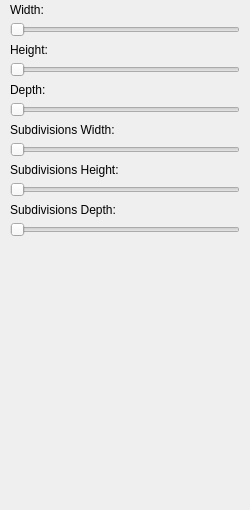
<?xml version="1.0" encoding="UTF-8"?>
<ui version="4.0">
 <class>wdg_cubePar</class>
 <widget class="QWidget" name="wdg_cubePar">
  <property name="geometry">
   <rect>
    <x>0</x>
    <y>0</y>
    <width>250</width>
    <height>510</height>
   </rect>
  </property>
  <property name="windowTitle">
   <string>Form</string>
  </property>
  <layout class="QVBoxLayout" name="lay_cubePar">
   <property name="spacing">
    <number>0</number>
   </property>
   <property name="leftMargin">
    <number>0</number>
   </property>
   <property name="topMargin">
    <number>0</number>
   </property>
   <property name="rightMargin">
    <number>0</number>
   </property>
   <property name="bottomMargin">
    <number>0</number>
   </property>
   <item>
    <widget class="QWidget" name="wdg_width" native="true">
     <property name="sizePolicy">
      <sizepolicy hsizetype="Preferred" vsizetype="Fixed">
       <horstretch>0</horstretch>
       <verstretch>0</verstretch>
      </sizepolicy>
     </property>
     <layout class="QVBoxLayout" name="lay_width">
      <property name="spacing">
       <number>5</number>
      </property>
      <property name="leftMargin">
       <number>10</number>
      </property>
      <property name="topMargin">
       <number>3</number>
      </property>
      <property name="rightMargin">
       <number>10</number>
      </property>
      <property name="bottomMargin">
       <number>3</number>
      </property>
      <item>
       <widget class="QLabel" name="lbl_width">
        <property name="text">
         <string>Width:</string>
        </property>
       </widget>
      </item>
      <item>
       <widget class="QSlider" name="sld_width">
        <property name="minimum">
         <number>1</number>
        </property>
        <property name="maximum">
         <number>50</number>
        </property>
        <property name="orientation">
         <enum>Qt::Horizontal</enum>
        </property>
       </widget>
      </item>
     </layout>
    </widget>
   </item>
   <item>
    <widget class="QWidget" name="wdg_height" native="true">
     <property name="sizePolicy">
      <sizepolicy hsizetype="Preferred" vsizetype="Fixed">
       <horstretch>0</horstretch>
       <verstretch>0</verstretch>
      </sizepolicy>
     </property>
     <layout class="QVBoxLayout" name="lay_height">
      <property name="spacing">
       <number>5</number>
      </property>
      <property name="leftMargin">
       <number>10</number>
      </property>
      <property name="topMargin">
       <number>3</number>
      </property>
      <property name="rightMargin">
       <number>10</number>
      </property>
      <property name="bottomMargin">
       <number>3</number>
      </property>
      <item>
       <widget class="QLabel" name="lbl_height">
        <property name="text">
         <string>Height: </string>
        </property>
       </widget>
      </item>
      <item>
       <widget class="QSlider" name="sld_height">
        <property name="minimum">
         <number>1</number>
        </property>
        <property name="maximum">
         <number>50</number>
        </property>
        <property name="orientation">
         <enum>Qt::Horizontal</enum>
        </property>
       </widget>
      </item>
     </layout>
    </widget>
   </item>
   <item>
    <widget class="QWidget" name="wdg_depth" native="true">
     <property name="sizePolicy">
      <sizepolicy hsizetype="Preferred" vsizetype="Fixed">
       <horstretch>0</horstretch>
       <verstretch>0</verstretch>
      </sizepolicy>
     </property>
     <layout class="QVBoxLayout" name="lay_depth">
      <property name="spacing">
       <number>5</number>
      </property>
      <property name="leftMargin">
       <number>10</number>
      </property>
      <property name="topMargin">
       <number>3</number>
      </property>
      <property name="rightMargin">
       <number>10</number>
      </property>
      <property name="bottomMargin">
       <number>3</number>
      </property>
      <item>
       <widget class="QLabel" name="lbl_depth">
        <property name="text">
         <string>Depth: </string>
        </property>
       </widget>
      </item>
      <item>
       <widget class="QSlider" name="sld_depth">
        <property name="minimum">
         <number>1</number>
        </property>
        <property name="maximum">
         <number>50</number>
        </property>
        <property name="orientation">
         <enum>Qt::Horizontal</enum>
        </property>
       </widget>
      </item>
     </layout>
    </widget>
   </item>
   <item>
    <widget class="QWidget" name="wdg_subdWidth" native="true">
     <property name="sizePolicy">
      <sizepolicy hsizetype="Preferred" vsizetype="Fixed">
       <horstretch>0</horstretch>
       <verstretch>0</verstretch>
      </sizepolicy>
     </property>
     <layout class="QVBoxLayout" name="lay_subdWidth">
      <property name="spacing">
       <number>5</number>
      </property>
      <property name="leftMargin">
       <number>10</number>
      </property>
      <property name="topMargin">
       <number>3</number>
      </property>
      <property name="rightMargin">
       <number>10</number>
      </property>
      <property name="bottomMargin">
       <number>3</number>
      </property>
      <item>
       <widget class="QLabel" name="lbl_subdWidth">
        <property name="text">
         <string>Subdivisions Width: </string>
        </property>
       </widget>
      </item>
      <item>
       <widget class="QSlider" name="sld_subdWidth">
        <property name="minimum">
         <number>1</number>
        </property>
        <property name="maximum">
         <number>20</number>
        </property>
        <property name="orientation">
         <enum>Qt::Horizontal</enum>
        </property>
       </widget>
      </item>
     </layout>
    </widget>
   </item>
   <item>
    <widget class="QWidget" name="wdg_subdHeight" native="true">
     <property name="sizePolicy">
      <sizepolicy hsizetype="Preferred" vsizetype="Fixed">
       <horstretch>0</horstretch>
       <verstretch>0</verstretch>
      </sizepolicy>
     </property>
     <layout class="QVBoxLayout" name="lay_subdHeight">
      <property name="spacing">
       <number>5</number>
      </property>
      <property name="leftMargin">
       <number>10</number>
      </property>
      <property name="topMargin">
       <number>3</number>
      </property>
      <property name="rightMargin">
       <number>10</number>
      </property>
      <property name="bottomMargin">
       <number>3</number>
      </property>
      <item>
       <widget class="QLabel" name="lbl_subdHeight">
        <property name="text">
         <string>Subdivisions Height: </string>
        </property>
       </widget>
      </item>
      <item>
       <widget class="QSlider" name="sld_subdHeight">
        <property name="minimum">
         <number>1</number>
        </property>
        <property name="maximum">
         <number>20</number>
        </property>
        <property name="orientation">
         <enum>Qt::Horizontal</enum>
        </property>
       </widget>
      </item>
     </layout>
    </widget>
   </item>
   <item>
    <widget class="QWidget" name="wdg_subdDepth" native="true">
     <property name="sizePolicy">
      <sizepolicy hsizetype="Preferred" vsizetype="Fixed">
       <horstretch>0</horstretch>
       <verstretch>0</verstretch>
      </sizepolicy>
     </property>
     <layout class="QVBoxLayout" name="lay_subdDepth">
      <property name="spacing">
       <number>5</number>
      </property>
      <property name="leftMargin">
       <number>10</number>
      </property>
      <property name="topMargin">
       <number>3</number>
      </property>
      <property name="rightMargin">
       <number>10</number>
      </property>
      <property name="bottomMargin">
       <number>3</number>
      </property>
      <item>
       <widget class="QLabel" name="lbl_subdDepth">
        <property name="text">
         <string>Subdivisions Depth: </string>
        </property>
       </widget>
      </item>
      <item>
       <widget class="QSlider" name="sld_subdDepth">
        <property name="minimum">
         <number>1</number>
        </property>
        <property name="maximum">
         <number>20</number>
        </property>
        <property name="orientation">
         <enum>Qt::Horizontal</enum>
        </property>
       </widget>
      </item>
     </layout>
    </widget>
   </item>
   <item>
    <spacer name="spc_vertical">
     <property name="orientation">
      <enum>Qt::Vertical</enum>
     </property>
     <property name="sizeType">
      <enum>QSizePolicy::MinimumExpanding</enum>
     </property>
     <property name="sizeHint" stdset="0">
      <size>
       <width>20</width>
       <height>40</height>
      </size>
     </property>
    </spacer>
   </item>
  </layout>
 </widget>
 <resources/>
 <connections/>
</ui>
